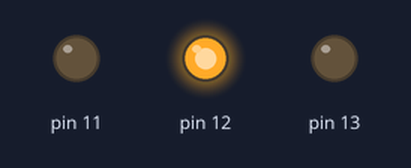
A sketch run on a simulated Arduino Uno, built with avr-gcc and run on an emulated ATmega328P. On the bench: output pins drawn as LEDs (lit = HIGH).

Above: at 2.5 s.
At 6.1 s:
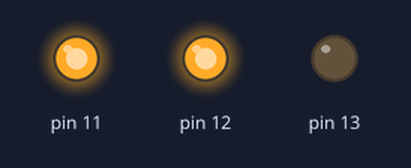
At 10.0 s:
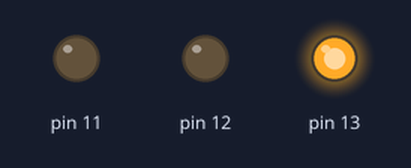
Timing chart, 0 to 14.3 s (numbered marks = the images above):
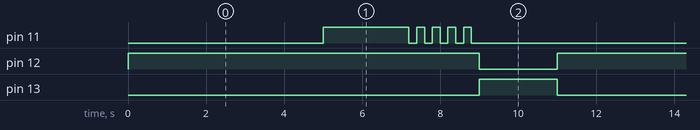

The sketch:

app.ino
```cpp
#include "TrafficLight.h"

TrafficLight lights(12,11,13);

void setup()
{

}

void loop()
{
    lights.run();
}
```

TrafficLight.cpp
```cpp
#include "TrafficLight.h"

TrafficLight::TrafficLight(int greenLED, int yelloLED, int redLED)
    : greenLED(greenLED), yelloLED(yelloLED), redLED(redLED) {
	pinMode(redLED, OUTPUT);
    pinMode(greenLED, OUTPUT);
    pinMode(yelloLED, OUTPUT);
}

void TrafficLight:: go(int duration){
    digitalWrite(redLED, LOW);
    digitalWrite(yelloLED, LOW);
    digitalWrite(greenLED, HIGH);

    if(duration !=0){
        delay(duration);
    }
}
void TrafficLight:: stop(int duration){
    digitalWrite(redLED, HIGH);
    digitalWrite(yelloLED, LOW);
    digitalWrite(greenLED, LOW);
    if(duration !=0){
        delay(duration);
    }
}
void TrafficLight:: leftTurn(int duration){
    digitalWrite(redLED, LOW);
    digitalWrite(yelloLED, HIGH);
    digitalWrite(greenLED, HIGH);
    if(duration !=0){
        delay(duration);
    }
}
void TrafficLight::blink(int pin, int duration){
    digitalWrite(pin, HIGH);
    delay(duration/2);
    digitalWrite(pin, LOW);
    delay(duration/2);
}
void TrafficLight::leftTurnBlink(int duration){
    digitalWrite(greenLED, HIGH);
    digitalWrite(redLED, LOW);

    int interval = duration/5;
    for(int i=0;i<5;i++){
        blink(yelloLED, interval);
    }
}

void TrafficLight::run() // 신호등 운영 메소드
{
    go(5000);
    leftTurn(2000);
    leftTurnBlink(2000);
    stop(2000);

}
```

TrafficLight.h
```cpp
#ifndef __TRAFFIC_LIGHT_H__
#define __TRAFFIC_LIGHT_H__

#include <Arduino.h>

class TrafficLight {
private:    // 멤버 변수 접근 제한자
    int redLED;
    int greenLED;
    int yelloLED ;

public:     // 멤버 함수 접근 제한자
    TrafficLight(int greenLED, int yelloLED, int redLED);

    void go(int duration=0);
    void stop(int duration=0);
    void leftTurn(int duration=0);
    void blink(int pin, int duration);
    void leftTurnBlink(int duration=0);

    void run(); // 신호등 운영 메소드


};

#endif
```

Measured:
- by itself, pin 11: repeats every 11.0 s: 4 × (LOW 0.20 s, HIGH 0.20 s), LOW 7.2 s, HIGH 2.2 s
- by itself, pin 12: alternates HIGH for 9.0 s and LOW for 2.0 s
- by itself, pin 13: alternates HIGH for 2.0 s and LOW for 9.0 s
